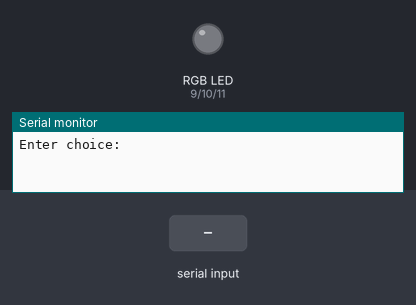
The sketch below on a simulated Arduino Uno, built with avr-gcc and run on an emulated ATmega328P. Parts: an RGB LED mixed from three pins (HIGH = lit), the last lines printed to the serial monitor. Inputs (shaded band) come from the test bench. Dim RGB values are drawn brighter than linear.

Above: at 1.2 s.
1.3 s: "90,45,200\n" received over Serial
At 2.1 s:
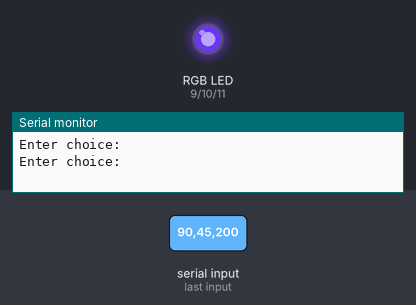
2.8 s: "30,150,10\n" received over Serial
At 3.1 s:
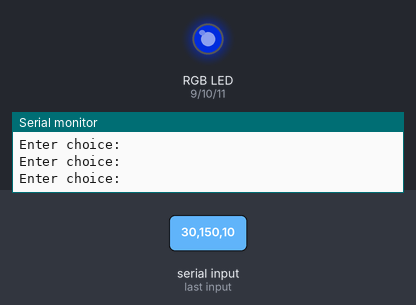
5.8 s: "90,45\n" received over Serial
At 7.3 s:
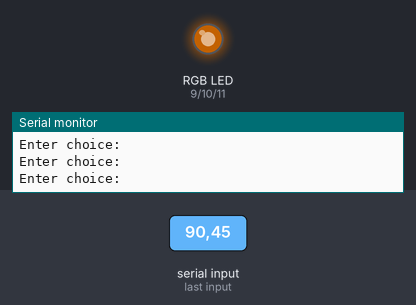
8.3 s: "30,150\n" received over Serial
At 10.4 s:
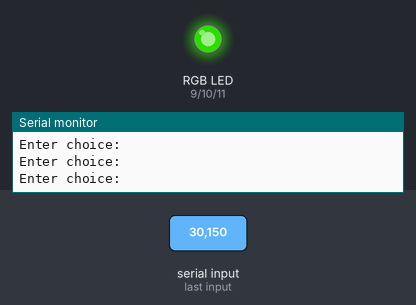
10.8 s: "90\n" received over Serial
At 13.6 s:
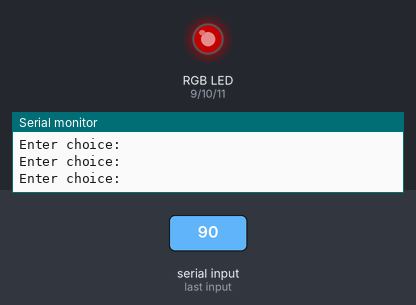
13.8 s: "200\n" received over Serial
At 16.4 s:
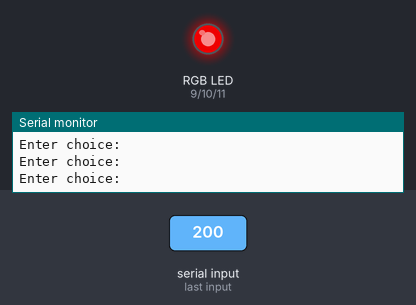
Timing chart, 0 to 17.8 s (numbered marks = the images above; inputs shaded):
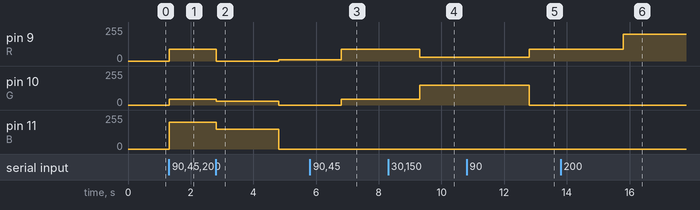

Measured:
- after the input at 1.3 s, pin 9 (R): 0/255 → 90/255 at once; pin 10 (G): 0/255 → 45/255 at once; pin 11 (B): 0/255 → 200/255 at once
- after the input at 2.8 s, pin 9 (R): 90/255 → 0/255 after 0.01 s instead of 1.5 s; pin 10 (G): 45/255 → 30/255 at once, → 0/255 2.0 s later; pin 11 (B): 200/255 → 150/255 at once, → 0/255 2.0 s later
- after the input at 5.8 s, pin 9 (R): 10/255 → 90/255 after 1.0 s; pin 10 (G): 0/255 → 45/255 after 1.0 s
- after the input at 8.3 s, pin 9 (R): 90/255 → 30/255 after 1.0 s; pin 10 (G): 45/255 → 150/255 after 1.0 s
- after the input at 10.8 s, pin 9 (R): 30/255 → 90/255 after 2.0 s; pin 10 (G): 150/255 → 0/255 after 2.0 s
- after the input at 13.8 s, pin 9 (R): 90/255 → 200/255 after 2.0 s

The sketch:

input_RGB.ino
```cpp
#define R 9
#define G 10
#define B 11
void setup() {
  pinMode(9,OUTPUT);
  pinMode(10,OUTPUT);
  pinMode(11,OUTPUT);
  Serial.begin(9600);
  //Serial.println("rerun");
}


void loop() {

  Serial.println("Enter choice: ");
  //delay(1000);

  while(Serial.available() == 0 ) {}
  int choice=Serial.parseInt();
  int choice2=Serial.parseInt();
  int choice3=Serial.parseInt();


  analogWrite(R,choice); //R
  analogWrite(G,choice2); //G
  analogWrite(B,choice3); //B


}
```
